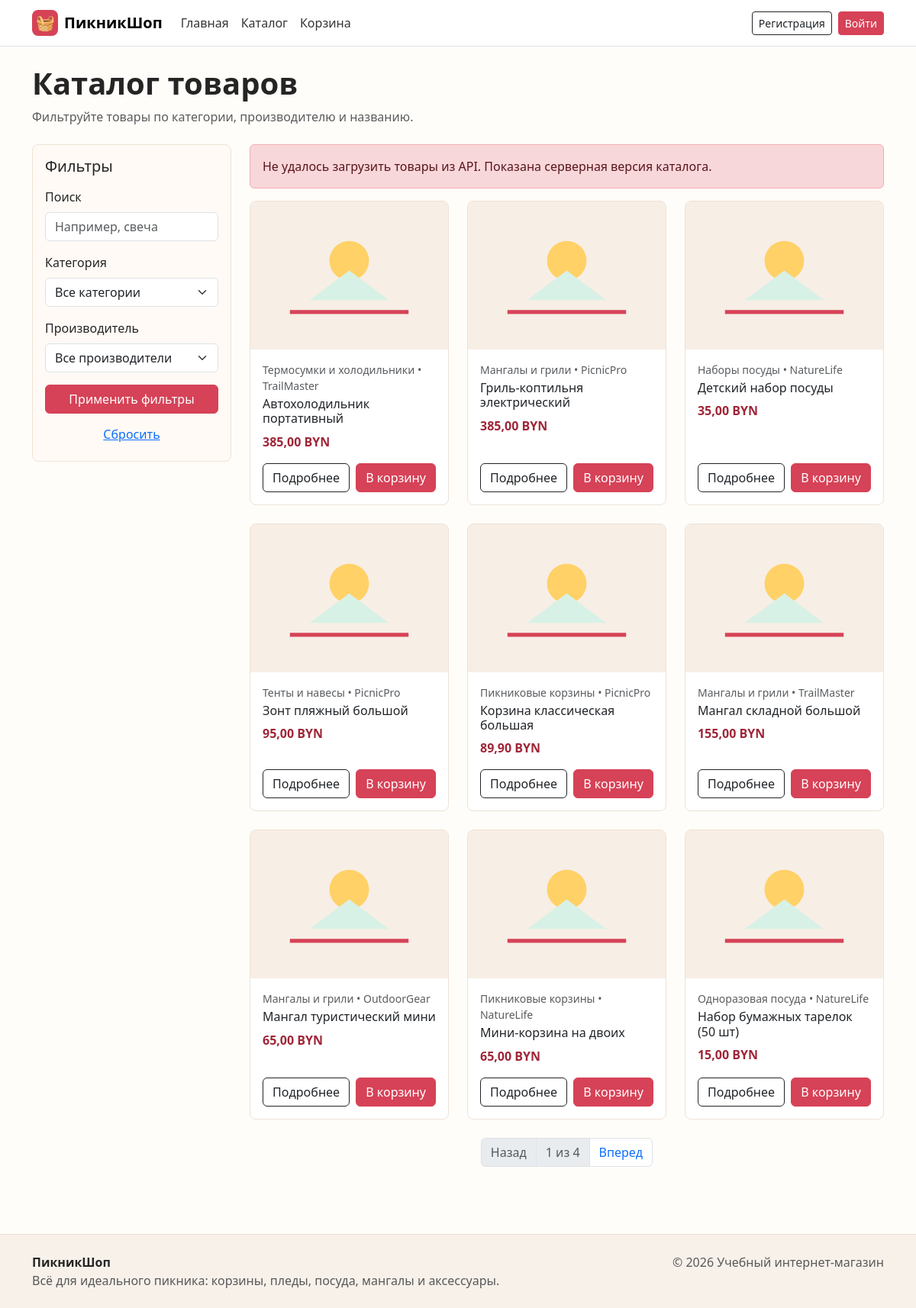
Page /catalog/ on the committed database.
### shop/models.py (models this page shows, shortened)
class Product(models.Model):
    name = models.CharField(max_length=200)
    description = models.TextField()
    product_image = models.ImageField(upload_to='products/', blank=True, null=True)
    price = models.DecimalField(max_digits=10, decimal_places=2)
    stock_quantity = models.IntegerField()
    category = models.ForeignKey(
        Category,
        on_delete=models.CASCADE,
        related_name="products"
    )
    manufacturer = models.ForeignKey(
        Manufacturer,
        on_delete=models.CASCADE,
        related_name="products"
    )

class Category(models.Model):
    name = models.CharField(max_length=100)
    description = models.TextField(blank=True, null=True)

class Manufacturer(models.Model):
    name = models.CharField(max_length=100)
    country = models.CharField(max_length=100)
    description = models.TextField(blank=True, null=True)

### shop/views.py (the view)
# urls.py: path('catalog/', views.product_list, name='product_list'),
@ensure_csrf_cookie
def product_list(request):
    products = Product.objects.select_related("category", "manufacturer").order_by("name")
    categories = Category.objects.all()
    manufacturers = Manufacturer.objects.all()
    category_id = request.GET.get('category')
    manufacturer_id = request.GET.get('manufacturer')
    search_query = request.GET.get('search')
    if category_id:
        products = products.filter(category_id=category_id)
    if manufacturer_id:
        products = products.filter(manufacturer_id=manufacturer_id)
    if search_query:
        products = products.filter(
            Q(name__icontains=search_query) |
            Q(description__icontains=search_query)
        )
    paginator = Paginator(products, 9)
    page_obj = paginator.get_page(request.GET.get('page'))
    query_params = request.GET.copy()
    query_params.pop('page', None)
    context = {
        'products': page_obj,
        'page_obj': page_obj,
        'categories': categories,
        'manufacturers': manufacturers,
        'selected_category': category_id or '',
        'selected_manufacturer': manufacturer_id or '',
        'search_query': search_query or '',
        'query_string': query_params.urlencode(),
    }
    return render(request, 'shop/product_list.html', context)

### templates/shop/product_list.html (shortened to what this page needs)
{% extends 'base.html' %}
{% block content %}
<div class="container py-4">
    <div class="mb-4">
        <h1 class="fw-bold mb-2">Каталог товаров</h1>
        <p class="text-muted mb-0">Фильтруйте товары по категории, производителю и названию.</p>
    </div>
    <div class="row g-4">
        <aside class="col-md-3">
            <form class="filter-panel p-3" method="get" id="catalog-filter-form">
                <h2 class="h5 mb-3">Фильтры</h2>
                <div class="mb-3">
                    <label class="form-label" for="search">Поиск</label>
                    <input class="form-control" type="search" id="search" name="search" value="{{ search_query }}" placeholder="Например, свеча">
                </div>
                <div class="mb-3">
                    <label class="form-label" for="category">Категория</label>
                    <select class="form-select" id="category" name="category">
                        <option value="">Все категории</option>
                    </select>
                </div>
                <div class="mb-3">
                    <label class="form-label" for="manufacturer">Производитель</label>
                    <select class="form-select" id="manufacturer" name="manufacturer">
                        <option value="">Все производители</option>
                    </select>
                </div>
                <button class="btn btn-primary w-100" type="submit">Применить фильтры</button>
                <a class="btn btn-link w-100 mt-2" href="{% url 'product_list' %}">Сбросить</a>
            </form>
        </aside>
        <section class="col-md-9">
            <div id="catalog-error" class="alert alert-danger d-none" role="alert"></div>
            <div class="row g-4" id="product-list" data-api-catalog="true">
                {% for product in products %}
                    <div class="col-sm-6 col-lg-4">
                        {% include 'shop/partials/product_card.html' with product=product %}
                    </div>
                {% empty %}
                    <div class="col-12">
                        <div class="alert alert-info">По выбранным фильтрам товары не найдены.</div>
                    </div>
                {% endfor %}
            </div>
            {% if page_obj.has_other_pages %}
                <nav class="mt-4" aria-label="Страницы каталога">
                    <ul class="pagination justify-content-center">
                        <li class="page-item {% if not page_obj.has_previous %}disabled{% endif %}">
                            <a class="page-link" href="?{% if query_string %}{{ query_string }}&{% endif %}page={% if page_obj.has_previous %}{{ page_obj.previous_page_number }}{% else %}1{% endif %}">Назад</a>
                        </li>
                        <li class="page-item disabled"><span class="page-link">{{ page_obj.number }} из {{ page_obj.paginator.num_pages }}</span></li>
                        <li class="page-item {% if not page_obj.has_next %}disabled{% endif %}">
                            <a class="page-link" href="?{% if query_string %}{{ query_string }}&{% endif %}page={% if page_obj.has_next %}{{ page_obj.next_page_number }}{% else %}{{ page_obj.paginator.num_pages }}{% endif %}">Вперед</a>
                        </li>
                    </ul>
                </nav>
            {% endif %}
        </section>
    </div>
</div>
{% endblock %}

### templates/shop/partials/product_card.html
{% load static %}
<article class="card product-card h-100">
    <img src="{% if product.product_image %}{{ product.product_image.url }}{% else %}{% static 'images/product-placeholder.svg' %}{% endif %}" class="card-img-top" alt="{{ product.name }}" onerror="this.src='{% static 'images/product-placeholder.svg' %}'">
    <div class="card-body d-flex flex-column">
        <p class="small text-muted mb-1">{{ product.category.name }}{% if product.manufacturer.name %} • {{ product.manufacturer.name }}{% endif %}</p>
        <h3 class="h6 card-title">{{ product.name }}</h3>
        <p class="fw-bold price mb-3">{{ product.price }} BYN</p>
        <div class="mt-auto d-flex gap-2">
            <a class="btn btn-outline-dark flex-fill" href="{% url 'product_detail' product.id %}">Подробнее</a>
            {% if product.stock_quantity > 0 %}
                <button class="btn btn-primary js-add-to-cart" type="button" data-product-id="{{ product.id }}">В корзину</button>
            {% else %}
                <button class="btn btn-secondary" type="button" disabled>Нет</button>
            {% endif %}
        </div>
    </div>
</article>

### static/css/style.css (style rules this page uses)
:root { --brand: #d64257; --brand-dark: #9f2638; --ink: #252525; --muted: #6b7280; --paper: #fffaf6; --mint: #d8f1e6; --sun: #ffd166; }
body { background: #fffdf9; color: var(--ink); }
.btn-primary { --bs-btn-bg: var(--brand); --bs-btn-border-color: var(--brand); --bs-btn-hover-bg: var(--brand-dark); --bs-btn-hover-border-color: var(--brand-dark); }
.filter-panel { background: var(--paper); border: 1px solid #f0e2d5; border-radius: 8px; }
.product-card { border-color: #eee2d8; border-radius: 8px; overflow: hidden; transition: transform .2s, box-shadow .2s; }
.product-card img, .product-detail-image { aspect-ratio: 4 / 3; object-fit: cover; background: #f7eee5; }
.price { color: var(--brand-dark); }

### rows in the picture
Product: category.name "Термосумки и холодильники", manufacturer.name "TrailMaster", name "Автохолодильник портативный", price "385,00"
Product: category.name "Мангалы и грили", manufacturer.name "PicnicPro", name "Гриль-коптильня электрический", price "385,00"
Product: category.name "Наборы посуды", manufacturer.name "NatureLife", name "Детский набор посуды", price "35,00"
Product: category.name "Тенты и навесы", manufacturer.name "PicnicPro", name "Зонт пляжный большой", price "95,00"
Product: category.name "Пикниковые корзины", manufacturer.name "PicnicPro", name "Корзина классическая большая", price "89,90"
Product: category.name "Мангалы и грили", manufacturer.name "TrailMaster", name "Мангал складной большой", price "155,00"
Product: category.name "Мангалы и грили", manufacturer.name "OutdoorGear", name "Мангал туристический мини", price "65,00"
Product: category.name "Пикниковые корзины", manufacturer.name "NatureLife", name "Мини-корзина на двоих", price "65,00"
Product: category.name "Одноразовая посуда", manufacturer.name "NatureLife", name "Набор бумажных тарелок (50 шт)", price "15,00"

### other values in the picture
{{ page_obj.number }} "1"
{{ page_obj.paginator.num_pages }} "4"
